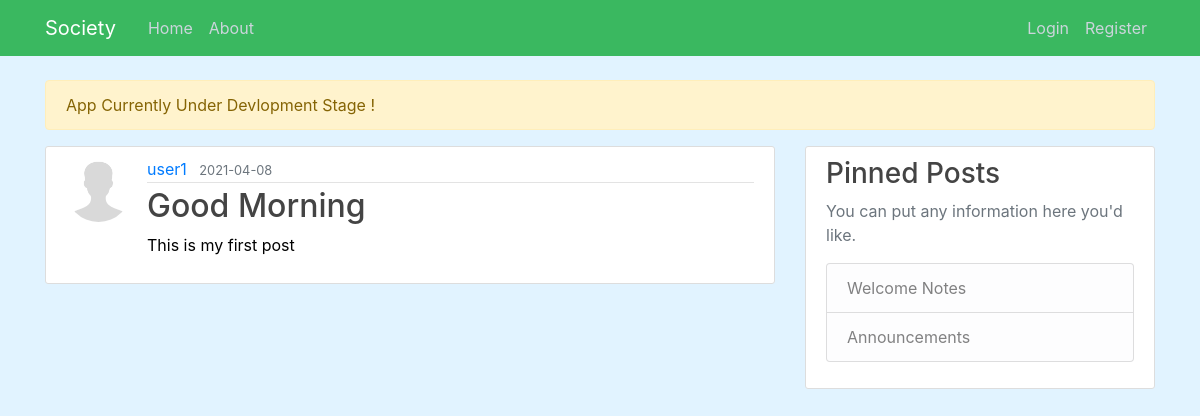
Page /home on the earlier database version.
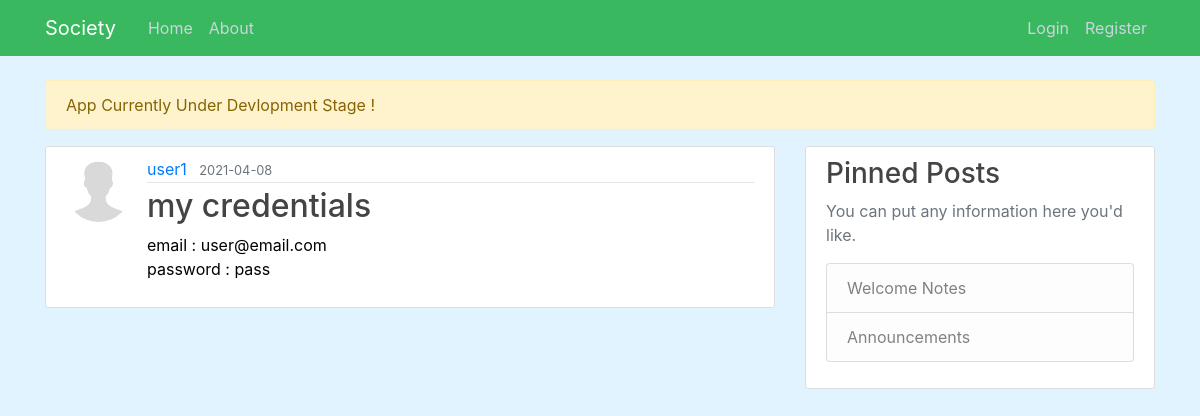
Same page on the later database version.
### website/models.py (models this page shows, shortened)
class Post(db.Model):
    id = db.Column(db.Integer, primary_key=True)
    title = db.Column(db.String(100), nullable=False)
    date_posted = db.Column(db.DateTime, nullable=False, default=datetime.utcnow)
    content = db.Column(db.Text, nullable=False)
    user_id = db.Column(db.Integer, db.ForeignKey('user.id'), nullable=False)

class User(db.Model, UserMixin):
    id = db.Column(db.Integer, primary_key=True)
    username = db.Column(db.String(20), unique=True, nullable=False)
    email = db.Column(db.String(120), unique=True, nullable=False)
    image_file = db.Column(db.String(20), nullable=False, default='default.jpg')
    password = db.Column(db.String(60), nullable=False)
    posts = db.relationship('Post', backref='author', lazy=True)

### website/main/routes.py (the view)
@main.route("/")
@main.route("/home")
def home():
    page = request.args.get('page', 1, type=int)
    posts = Post.query.order_by(Post.date_posted.desc()).paginate(page=page, per_page=5)
    return render_template('home.html', posts=posts)

### website/templates/home.html
{% extends "layout.html" %}
{% block content %}
    {% for post in posts %}
        <article class="media content-section">
          <img class="rounded-circle article-img" src="{{ url_for('static', filename='profile_pics/' + post.author.image_file) }}">
          <div class="media-body">
            <div class="article-metadata">
              <a class="mr-2" href="#">{{ post.author.username }}</a>
              <small class="text-muted">{{ post.date_posted.strftime('%Y-%m-%d') }}</small>
            </div>
            <h2><a class="article-title" href="{{ url_for('post', post_id=post.id) }}">{{ post.title }}</a></h2>
            <p class="article-content">{{ post.content }}</p>
          </div>
        </article>
    {% endfor %}
{% endblock content %}

Differences in the rows shown:
changed Post "user1": title "Good Morning" → "my credentials"; content "This is my first post" → "email : user@email.com password : pass"
